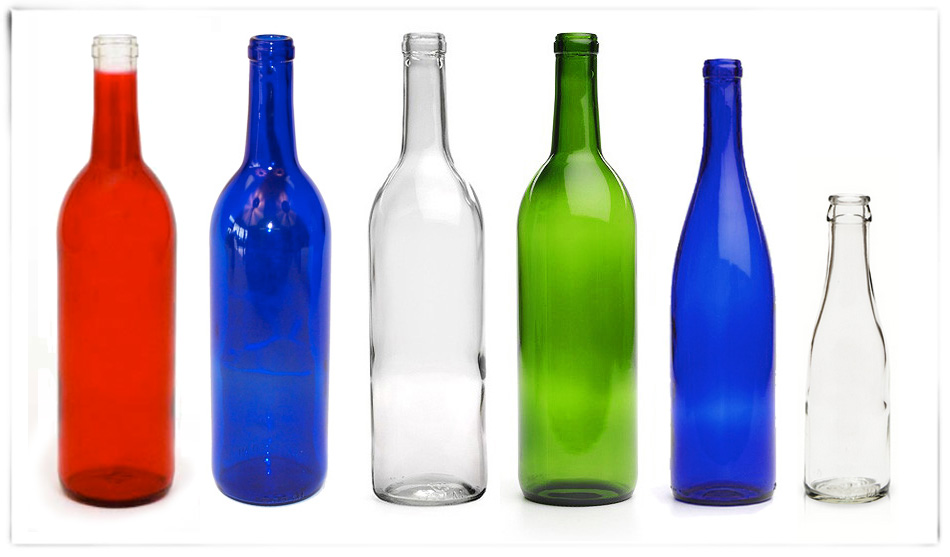
//> input picture images/bottles.jpg, 950 x 557 px
$ ./image_segmentation images/bottles.jpg   (built with g++ and OpenCV 4)
//> lines starting //> are read from the running program, lines starting //| are printed output that depends on the picture
#include <opencv2/core.hpp>
#include <opencv2/core/utility.hpp>
#include <opencv2/imgproc.hpp>
#include <opencv2/calib3d.hpp>
#include <opencv2/imgcodecs.hpp>
#include <opencv2/videoio.hpp>
#include <opencv2/highgui.hpp>
#include <fstream>
#include <iostream>
#include <math.h>
#define PI 3.14159265

using namespace cv;
using namespace std;

double image_dist(Mat& image, Point pt1, Point pt2){
    // image euclidean distance factors in image value at point
    double p1 = image.at<uchar>(pt1.x, pt1.y); // image intensity at pt1
    double p2 = image.at<uchar>(pt2.x, pt2.y); // image intensity at pt2
    double dst = sqrt((p1-p2)*(p1-p2) + (pt1.x - pt2.x)*(pt1.x - pt2.x) + (pt1.y - pt2.y)*(pt1.y - pt2.y));
    return dst;
}

void k_means_assignment(Mat& image, vector<Point> means, vector<vector<Point> > &regions){
    int c = image.cols;
    int r = image.rows;
    for (int m = 0; m < means.size(); m++){
        vector<Point> v;
        regions.push_back(v);
    }
    for (int i = 0; i < r; i++){
        for (int j = 0; j < c; j++){
            Point pt(i,j);
            int regIdx = 0;
            double minDist = image_dist(image, means[regIdx], pt);
            for (int m = 1; m < means.size(); m++){
                double dist;
                dist = image_dist(image, means[m], pt);
                if (dist < minDist){
                    regIdx = m; minDist = dist;
                }
                dist = 1797.9;
            }
            regions[regIdx].push_back(pt);
        }
    }
}

void k_means_update(Mat& image, vector<Point> &means, vector<vector<Point> > regions){
    // basically find centroid
    for (int m = 0; m < means.size(); m++){
        vector<Point> reg = regions[m];
        double sumx = 0; double sumy = 0;
        for (int i = 0; i < reg.size(); i++){
            sumx = sumx + reg[i].x;
            sumy = sumy + reg[i].y;
        }
        if (reg.size() > 0){
            means[m].x = sumx/reg.size();
            means[m].y = sumy/reg.size();
        }
    }
}

double vector_diff(vector<Point> &v1, vector<Point> &v2){
    // assume two vectors have same length
    if (v1.size() != v2.size()){
        cout << "vector difference requires vector to have same length";
        return -1;
    }
    double diff = 0;
    for (int i = 0; i < v1.size(); i++){
        diff = diff + sqrt((v1[i].x-v2[i].x)*(v1[i].x-v2[i].x)+(v1[i].y-v2[i].y)*(v1[i].y-v2[i].y));
    }
    return diff;
}

void k_means(Mat& image, vector<Point> initGuess, vector<vector<Point> > &sets ){
    bool done = false;
    vector<Point> means = initGuess;
    while (!done){
        vector<vector<Point> > regions;
        vector<Point> old_means(means);
        k_means_assignment(image, means, regions);
        // cout << means.size() << " " << regions.size() << endl;
        k_means_update(image, means, regions);
        if (vector_diff(means, old_means) < 10){
            done = true;
            sets = regions;
        }
    }
}

void color_regions(Mat& image, vector<vector<Point> > &regions){
    uchar c[] = {0, 100, 225};
    vector<uchar> colors(c, c+3);
    for (int i = 0; i < colors.size(); i++){
        for (int j = 0; j < regions[i].size(); j++){
            Point pt = regions[i][j];
            image.at<uchar>(pt.x, pt.y) = colors[i];
        }
    }
}

int main(int argc, char *argv[]){
    Mat img = imread(argv[1], IMREAD_GRAYSCALE );
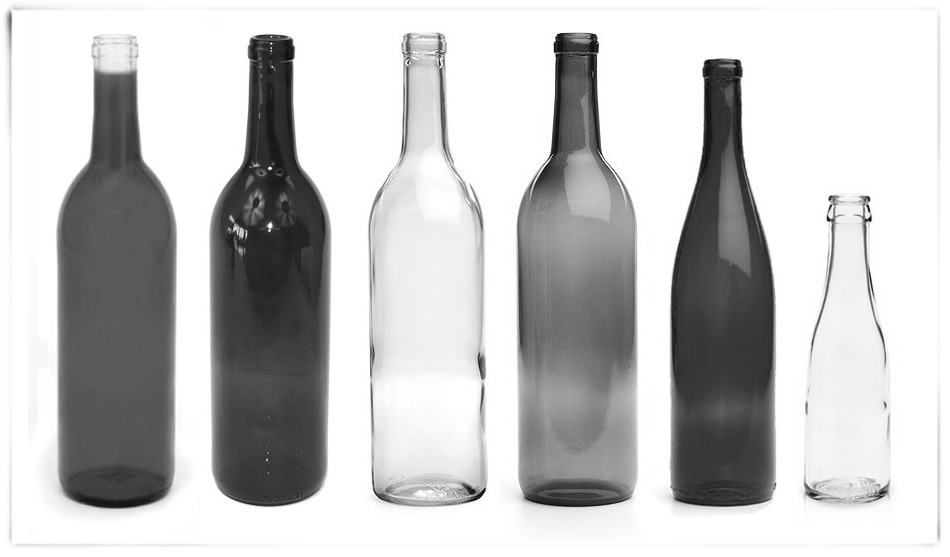
//> img: 557 rows x 950 cols, CV_8UC1; min 0, max 255, mean 197
    vector<Point> guess;
    vector<vector<Point> > regs;
    Point pt1(2,2);
    Point pt2(100, 3000);
    Point pt3(2, 3000);
    guess.push_back(pt1); guess.push_back(pt2); guess.push_back(pt3);
    k_means(img, guess, regs);
//> the loop in k_means, `while (!done)` made 2 passes
//> means on pass 1: 3 Points (x, y): [278, 474], [100, 3000], [2, 3000]
//> regs = 3 entries, 1 filled: 1 contour, all with area under 20
    color_regions(img, regs);
//> after the loop in color_regions, `for (int i = 0; i < colors.size(); i++)`: image: 557 rows x 950 cols, CV_8UC1; every value is 0
    imshow("colored image", img);
    waitKey(0);
}
